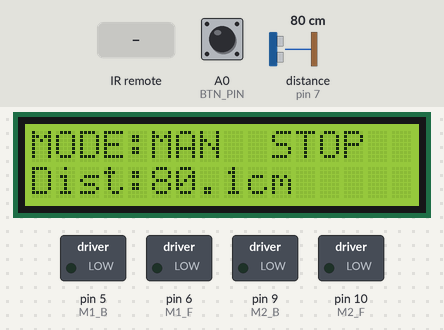
The sketch below on a simulated Arduino Uno, built with avr-gcc and run on an emulated ATmega328P. Parts: 16×2 character LCD, switched loads named in the sketch (green lamp = pin HIGH). Wiring (inferred from the names in the program): ultrasonic range finder: trigger pin 7; echo pin 7. Inputs (shaded band) come from the test bench; at power-on: A0 (BTN_PIN) HIGH, distance to the obstacle (sensor on pin 7) 80 cm. The echo pulse lasts 58.3 µs per cm.

Above: at 1.2 s.
1.3 s: A0 (BTN_PIN) pulled LOW for 0.15 s
At 2.1 s:
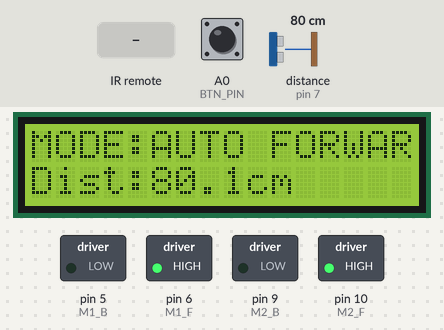
4.4 s: distance to the obstacle (sensor on pin 7) set to 28 cm
At 5.2 s:
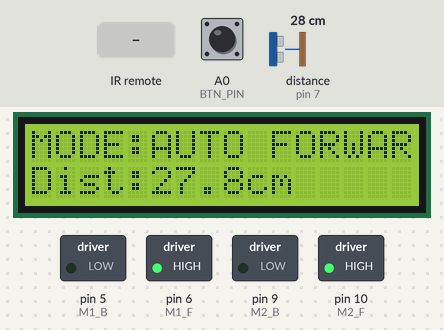
5.9 s: distance to the obstacle (sensor on pin 7) set to 22 cm
At 6.4 s:
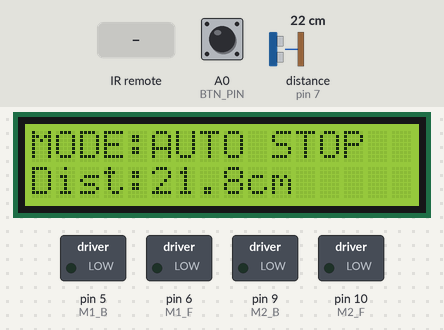
8.9 s: A0 (BTN_PIN) pulled LOW for 1 s
At 9.8 s:
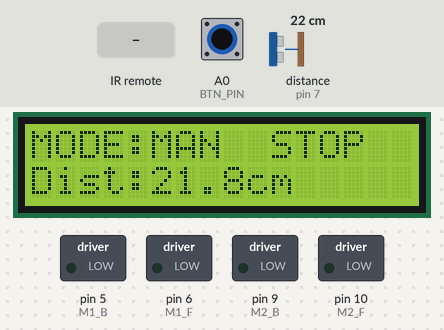
11.4 s: infrared code 0x11 received
At 13.1 s:
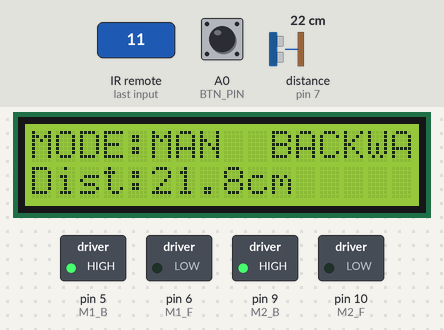
13.7 s: infrared code 0x12 received
At 14.6 s:
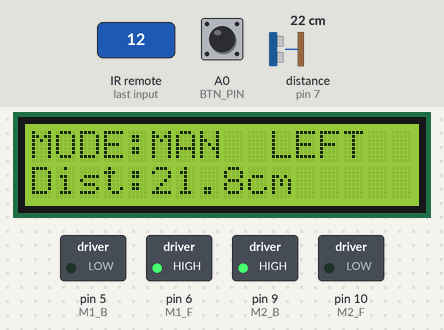
Timing chart, 0 to 16.3 s (numbered marks = the images above; inputs shaded):
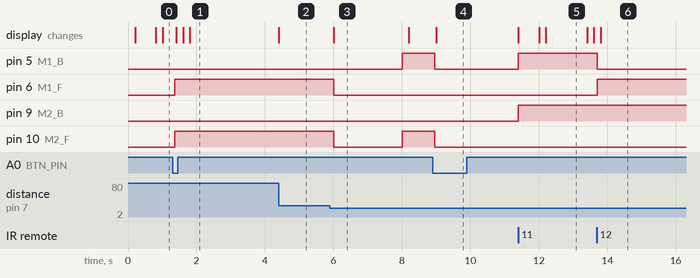

The sketch:

smart_ir_vehicle.ino
```cpp
/*--
**********************************************************
****************************-
-- Produced By: Computer Systems Engineering @ UoN
-- Author: Parastoo Shojaei Sarcheshmeh
-- Project Title: A Smart IR-Controlled Autonomous Vehicle Using Arduino Uno
-- Modifications:  Function-based implementation
--
**********************************************************
*************************** --*/

#include <LiquidCrystal.h>
#include <IRremote.hpp>

// LCD wiring: RS=D13, E=D12, D4=D8, D5=D4, D6=D3, D7=D2
LiquidCrystal lcd(13, 12, 8, 4, 3, 2);

// IR receiver pin
#define IR_RECEIVE_PIN 11

// Ultrasonic pin
const int PING_PIN = 7;

// Push button pin (mode switch)
const int BTN_PIN = A0;

// Motor control pins (L293D)
const int M1_F = 6;
const int M1_B = 5;
const int M2_F = 10;
const int M2_B = 9;

// IR command codes
#define CMD_STOP  0x0C
#define CMD_FWD   0x10
#define CMD_BACK  0x11
#define CMD_LEFT  0x12
#define CMD_RIGHT 0x14

// System modes
enum Mode { MANUAL, AUTO };
Mode mode = MANUAL;

// Timing for sensor and LCD refresh
unsigned long lastSense = 0;
const unsigned long SENSE_PERIOD_MS = 200;

unsigned long lastLCD = 0;
const unsigned long LCD_PERIOD_MS = 200;

// Button debounce variables
bool lastBtnRead = HIGH;
bool btnStable = HIGH;
unsigned long lastDebounce = 0;
const unsigned long DEBOUNCE_MS = 60;

// Runtime state for LCD
const char* dirText = "STOP";
float lastCm = -1;

// Manual mode safety distances
const float STOP_CM    = 25.0;
const float RELEASE_CM = 30.0;
bool safetyLock = false;

// Auto mode distances and timings
const float AUTO_TRIGGER_CM = 25.0;
const float RELEASE_AUTO_CM = 35.0;

const unsigned long AUTO_STOP_MS  = 2000;
const unsigned long AUTO_RIGHT_MS = 1200;
const unsigned long AUTO_FWD_MS   = 1200;

bool avoidArmed = true;

// Auto FSM states
enum AutoStep { AUTO_FORWARD, AUTO_STOPPING, AUTO_TURN_RIGHT, AUTO_FORCE_FORWARD };
AutoStep autoStep = AUTO_FORWARD;
unsigned long autoT0 = 0;

// Motor control function
void moveMotors(int m1f, int m1b, int m2f, int m2b) {
  digitalWrite(M1_F, m1f);
  digitalWrite(M1_B, m1b);
  digitalWrite(M2_F, m2f);
  digitalWrite(M2_B, m2b);
}

// Stop both motors
void stopMotors() {
  moveMotors(0,0,0,0);
}

// Button debounce
bool buttonPressedEvent() {
  bool reading = digitalRead(BTN_PIN);

  if (reading != lastBtnRead) {
    lastDebounce = millis();
    lastBtnRead = reading;
  }

  if (millis() - lastDebounce > DEBOUNCE_MS) {
    if (reading != btnStable) {
      btnStable = reading;
      if (btnStable == LOW) return true; // INPUT_PULLUP => pressed is LOW
    }
  }
  return false;
}

// Ultrasonic raw pulse read
long readPingMicroseconds_RAW() {
  pinMode(PING_PIN, OUTPUT);
  digitalWrite(PING_PIN, LOW);
  delayMicroseconds(2);

  digitalWrite(PING_PIN, HIGH);
  delayMicroseconds(10);
  digitalWrite(PING_PIN, LOW);

  pinMode(PING_PIN, INPUT);
  return pulseIn(PING_PIN, HIGH, 30000);
}

// Ultrasonic stable read
long readPingMicroseconds_STABLE() {
  IrReceiver.stop();
  delayMicroseconds(200);
  long us = readPingMicroseconds_RAW();
  IrReceiver.start();
  return us;
}

// Update distance in cm
void updateDistance() {
  long us = readPingMicroseconds_STABLE();
  if (us == 0) lastCm = -1;
  else lastCm = us / 58.0; // convert microseconds to cm
}

// LCD line 0 (mode + direction)
void lcdLine0() {
  lcd.setCursor(0, 0);
  if (mode == MANUAL) lcd.print("MODE:MAN ");
  else               lcd.print("MODE:AUTO");
  lcd.print(" ");
  lcd.print(dirText);
  lcd.print("     ");
}

// LCD line 1 (distance)
void lcdLine1() {
  lcd.setCursor(0, 1);
  lcd.print("Dist:");
  if (lastCm < 0) lcd.print("---");
  else lcd.print(lastCm, 1);
  lcd.print("cm   ");
}

// Manual mode safety lock
void applySafetyManualOnly() {
  if (lastCm < 0) return;

  if (!safetyLock && lastCm <= STOP_CM) {
    safetyLock = true;
    stopMotors();
    dirText = "STOP";
  }
  if (safetyLock && lastCm >= RELEASE_CM) {
    safetyLock = false;
  }
}

// Manual mode IR control
void handleManualIR() {
  if (!IrReceiver.decode()) return;
  byte cmd = IrReceiver.decodedIRData.command;
  IrReceiver.resume();

  // block forward if safety lock is active
  if (safetyLock && cmd == CMD_FWD) {
    stopMotors();
    dirText = "STOP";
    return;
  }

  if (cmd == CMD_FWD) { moveMotors(1,0,1,0); dirText = "FORWARD"; }
  else if (cmd == CMD_BACK) { moveMotors(0,1,0,1); dirText = "BACKWARD"; }
  else if (cmd == CMD_LEFT) { moveMotors(1,0,0,1); dirText = "LEFT"; }
  else if (cmd == CMD_RIGHT) { moveMotors(0,1,1,0); dirText = "RIGHT"; }
  else if (cmd == CMD_STOP) { stopMotors(); dirText = "STOP"; }
}

// Reset auto FSM
void autoReset() {
  autoStep = AUTO_FORWARD;
  autoT0 = millis();
  avoidArmed = true;
}

// Auto mode logic
void handleAutoSimple() {
  if (mode != AUTO) return;

  unsigned long now = millis();

  // if distance is invalid, stop
  if (lastCm < 0) {
    stopMotors();
    dirText = "STOP";
    return;
  }

  // re-arm avoidance after moving away
  if (!avoidArmed && lastCm >= RELEASE_AUTO_CM) {
    avoidArmed = true;
  }

  // trigger avoidance when close
  if (autoStep == AUTO_FORWARD && avoidArmed && lastCm <= AUTO_TRIGGER_CM) {
    autoStep = AUTO_STOPPING;
    autoT0 = now;
    avoidArmed = false;
  }

  switch (autoStep) {
    case AUTO_FORWARD:
      moveMotors(1,0,1,0);
      dirText = "FORWARD";
      break;

    case AUTO_STOPPING:
      stopMotors();
      dirText = "STOP";
      if (now - autoT0 >= AUTO_STOP_MS) {
        autoStep = AUTO_TURN_RIGHT;
        autoT0 = now;
      }
      break;

    case AUTO_TURN_RIGHT:
      moveMotors(0,1,1,0);
      dirText = "RIGHT";
      if (now - autoT0 >= AUTO_RIGHT_MS) {
        autoStep = AUTO_FORCE_FORWARD;
        autoT0 = now;
      }
      break;

    case AUTO_FORCE_FORWARD:
      moveMotors(1,0,1,0);
      dirText = "FORWARD";
      if (now - autoT0 >= AUTO_FWD_MS) {
        autoStep = AUTO_FORWARD;
        autoT0 = now;
      }
      break;
  }
}

// Setup
void setup() {
  Serial.begin(9600);

  pinMode(M1_F, OUTPUT); pinMode(M1_B, OUTPUT);
  pinMode(M2_F, OUTPUT); pinMode(M2_B, OUTPUT);
  stopMotors();

  pinMode(BTN_PIN, INPUT_PULLUP);

  IrReceiver.begin(IR_RECEIVE_PIN, DISABLE_LED_FEEDBACK);

  lcd.begin(16, 2);
  lcd.setCursor(0, 0); lcd.print("MODE:MAN STOP   ");
  lcd.setCursor(0, 1); lcd.print("Dist:---cm      ");

  autoReset();
}

// Main loop
void loop() {

  // Mode toggle
  if (buttonPressedEvent()) {
    mode = (mode == MANUAL) ? AUTO : MANUAL;

    stopMotors();
    dirText = "STOP";

    safetyLock = false;
    autoReset();
  }

  // Distance update every 200ms
  unsigned long now = millis();
  if (now - lastSense >= SENSE_PERIOD_MS) {
    lastSense = now;
    updateDistance();
  }

  // Run current mode
  if (mode == MANUAL) {
    applySafetyManualOnly();
    handleManualIR();
    applySafetyManualOnly();
  } else {
    handleAutoSimple();
  }

  // LCD refresh
  if (now - lastLCD >= LCD_PERIOD_MS) {
    lastLCD = now;
    lcdLine0();
    lcdLine1();
  }
}
```

Measured:
- the behaviour switches between 26 and 25 cm on distance to the obstacle (sensor on pin 7) (found by bisection; images 2 and 3)
- after the input at 1.3 s, pin 6 (M1_F), pin 10 (M2_F): LOW → HIGH after 0.06 s; the display: changes after 0.11 s (image 1)
- after the input at 4.4 s, the display: changes at once (image 2)
- after the input at 5.9 s, pin 5 (M1_B): LOW → HIGH after 2.1 s; pin 6 (M1_F): HIGH → LOW after 0.10 s; pin 10 (M2_F): HIGH → LOW after 0.10 s, → HIGH 2.0 s later; the display: changes after 0.11 s (image 3)
- after the input at 8.9 s, pin 6 (M1_F): stays LOW (without the input it goes to HIGH after 0.31 s); pin 10 (M2_F): HIGH → LOW after 0.06 s; the display: changes after 0.11 s (image 4)
- after the input at 11.4 s, pin 5 (M1_B), pin 9 (M2_B): LOW → HIGH at once; the display: changes at once (image 5)
- after the input at 13.7 s, pin 5 (M1_B): HIGH → LOW at once; pin 6 (M1_F): LOW → HIGH at once; the display: changes after 0.11 s (image 6)
